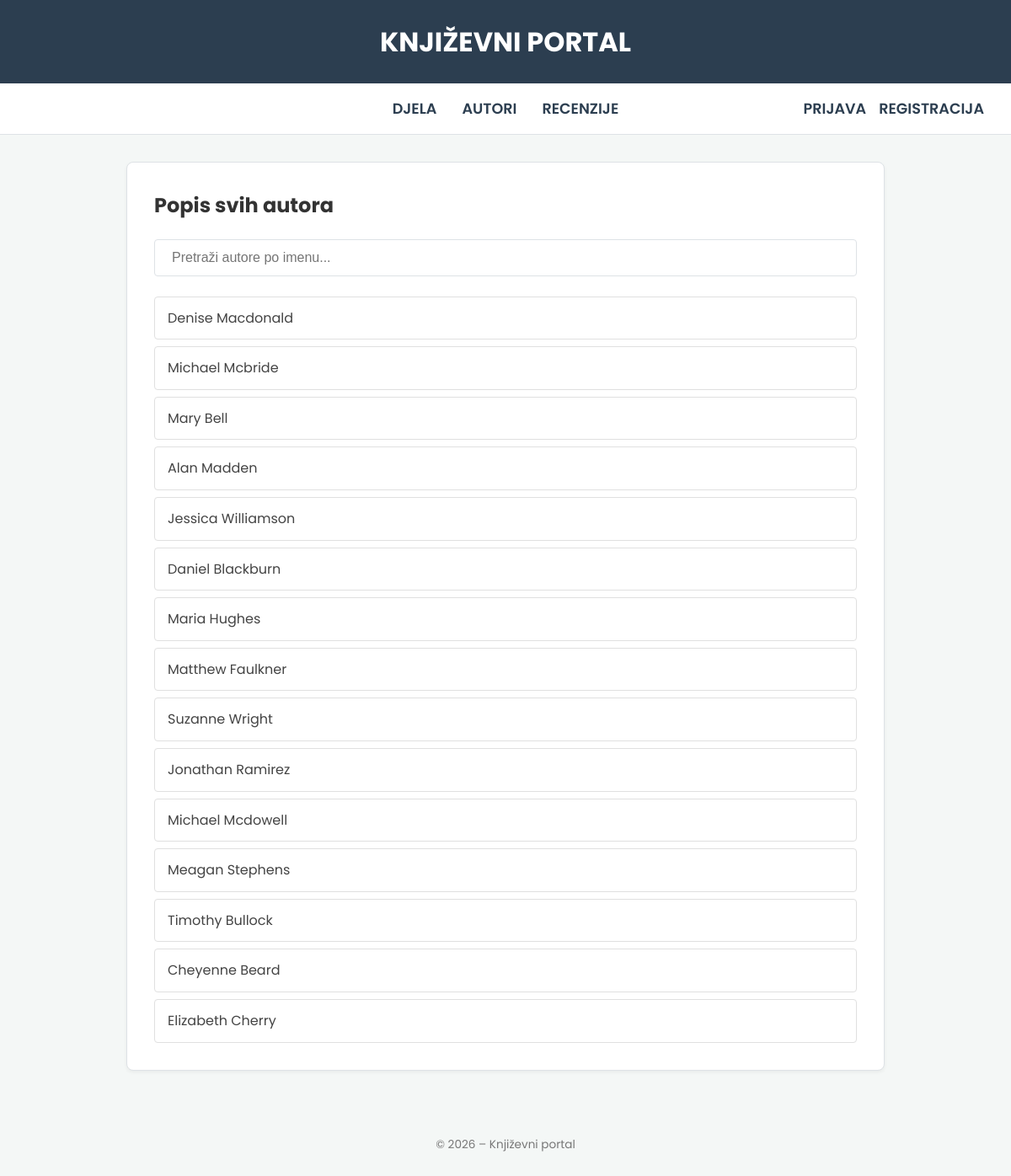
The app's page /knjige/autori/ with its own data.
### BookReview/models.py (models this page shows, shortened)
class Autor(models.Model):
    ime = models.CharField(max_length=100)
    prezime = models.CharField(max_length=100)
    godina_rodenja = models.IntegerField()

### BookReview/views.py (the view)
# urls.py: path('autori/', views.AutorListView.as_view(), name='autor-list'),
class AutorListView(ListView):
    model = Autor
    template_name = "knjige/autor_list.html"
    context_object_name = "autori"
    def get_queryset(self):
        query = self.request.GET.get('q', '')
        if query:
            return (
                Autor.objects.filter(ime__icontains=query) |
                Autor.objects.filter(prezime__icontains=query)
            )
        return Autor.objects.all()

### templates/knjige/autor_list.html (shortened to what this page needs)
{% extends 'base.html' %}
{% block content %}
<div class="card">
    <h2 style="margin-top:0">Popis svih autora</h2>
    <div class="search-box">
        <form method="get" id="search-form">
            <input type="text" name="q" id="search-input" placeholder="Pretraži autore po imenu..." value="{{ request.GET.q|default:'' }}" autocomplete="off">
        </form>
    </div>
    <div id="results-container" class="list-container">
        {% for autor in autori %}
            <a href="{% url 'autor-detail' autor.id %}" class="item-link">
                {{ autor.ime }} {{ autor.prezime }}
            </a>
        {% empty %}
            <p>Nema pronađenih autora.</p>
        {% endfor %}
    </div>
</div>
{% endblock %}

### templates/base.html (style rules this page uses)
:root { --primary: #2c3e50; --secondary: #3498db; --light: #f8f9fa; --text: #333; --border: #dee2e6; }
body { font-family: 'Poppins', sans-serif; background-color: #f4f7f6; margin: 0; color: var(--text); line-height: 1.6; }
.card { background: white; padding: 2rem; border-radius: 8px; border: 1px solid var(--border); box-shadow: 0 2px 4px rgba(0,0,0,0.05); }
.search-box { margin-bottom: 1.5rem; }
.search-box input { width: 100%; padding: 12px 20px; border-radius: 4px; border: 1px solid var(--border); font-size: 1rem; box-sizing: border-box; }
.list-container { display: flex; flex-direction: column; gap: 0.5rem; }
.item-link { display: block; padding: 12px 15px; background: #ffffff; border: 1px solid #e0e0e0; text-decoration: none; color: #444; font-weight: 400; border-radius: 4px; transition: all 0.2s ease; }

### records on screen
Autor: ime "Denise", prezime "Macdonald"
Autor: ime "Michael", prezime "Mcbride"
Autor: ime "Mary", prezime "Bell"
Autor: ime "Alan", prezime "Madden"
Autor: ime "Jessica", prezime "Williamson"
Autor: ime "Daniel", prezime "Blackburn"
Autor: ime "Maria", prezime "Hughes"
Autor: ime "Matthew", prezime "Faulkner"
Autor: ime "Suzanne", prezime "Wright"
Autor: ime "Jonathan", prezime "Ramirez"
Autor: ime "Michael", prezime "Mcdowell"
Autor: ime "Meagan", prezime "Stephens"
Autor: ime "Timothy", prezime "Bullock"
Autor: ime "Cheyenne", prezime "Beard"
Autor: ime "Elizabeth", prezime "Cherry"
